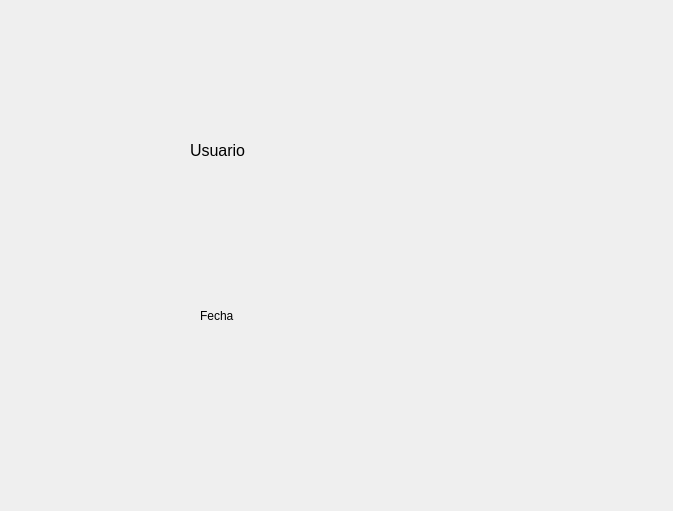
<?xml version="1.0" encoding="UTF-8"?>
<ui version="4.0">
 <class>Bienvenida</class>
 <widget class="QWidget" name="Bienvenida">
  <property name="geometry">
   <rect>
    <x>0</x>
    <y>0</y>
    <width>673</width>
    <height>511</height>
   </rect>
  </property>
  <property name="windowTitle">
   <string>Form</string>
  </property>
  <widget class="QLabel" name="lblNombre">
   <property name="geometry">
    <rect>
     <x>190</x>
     <y>100</y>
     <width>321</width>
     <height>101</height>
    </rect>
   </property>
   <property name="font">
    <font>
     <pointsize>12</pointsize>
    </font>
   </property>
   <property name="text">
    <string>Usuario</string>
   </property>
  </widget>
  <widget class="QLabel" name="lblFecha">
   <property name="geometry">
    <rect>
     <x>200</x>
     <y>270</y>
     <width>321</width>
     <height>91</height>
    </rect>
   </property>
   <property name="text">
    <string>Fecha</string>
   </property>
  </widget>
 </widget>
 <resources/>
 <connections/>
</ui>
